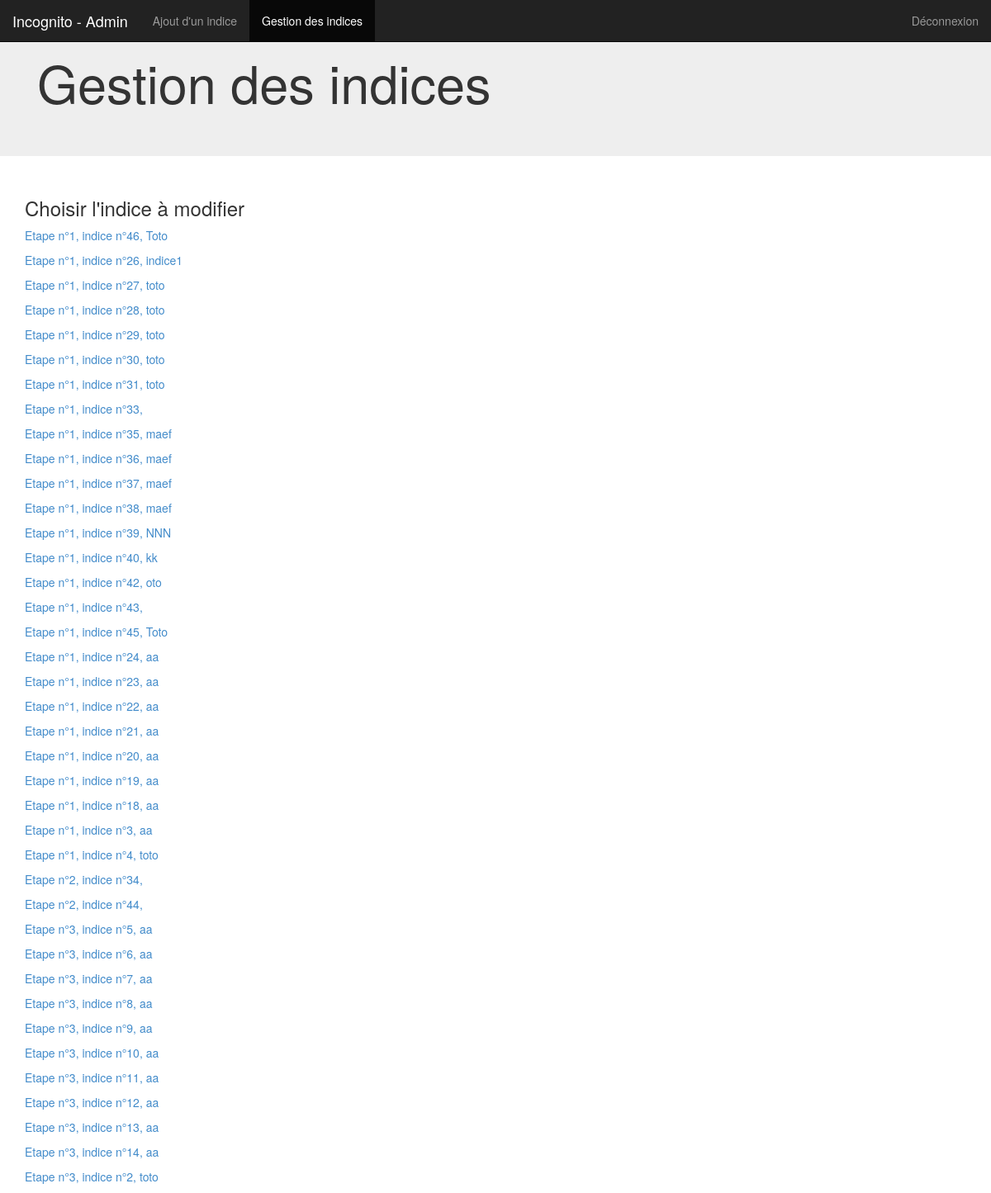
Screenshot of /admin/indices-gestion.php with the database file from the repository.
### tables this page shows
CREATE TABLE IF NOT EXISTS `indice` (
  `Id_I` int(5) NOT NULL AUTO_INCREMENT,
  `Type` varchar(50) NOT NULL,
  `Titre` varchar(255) NOT NULL,
  `Description` text NOT NULL,
  `Photo` varchar(255) NOT NULL,
  `Date` date NOT NULL,
  `Url` varchar(255) NOT NULL,
  `Lat` float NOT NULL,
  `Long` float NOT NULL,
  `Id_E` int(5) NOT NULL,
  PRIMARY KEY (`Id_I`),
  KEY `Id_E` (`Id_E`)
);

### admin/indices-gestion.php (the view, shortened to what this page needs)
<?php
  require_once("../datas/parametres.php");
?>
<!DOCTYPE html>
<html lang="fr">
  <head>
    <link href="css/bootstrap.css" rel="stylesheet">
  </head>
  <body>
    <nav class="navbar navbar-default navbar-fixed-top navbar-inverse" role="navigation">
        <div class="navbar-header">
           <a class="navbar-brand" href="index.php">Incognito - Admin</a>
        </div>
        <div class="collapse navbar-collapse" id="bs-example-navbar-collapse-1">
          <ul class="nav navbar-nav">
            <li>
              <a href="indices-gestion-ajout.php">Ajout d'un indice</a>
            </li>
            <li class="active">
              <a href="#">Gestion des indices</a>
            </li>
          </ul>
          <ul class="nav navbar-nav navbar-right">
            <li>
              <a href="utils/deconnexion.php">Déconnexion</a>
            </li>
          </ul>
        </div>
      </nav>
    <div class="jumbotron">
      <div class="container">
        <h1>Gestion des indices</h1>
      </div>
    </div>
    <div class="container">
      <div class="row">
        <div class="col-md-12">
          <h3>Choisir l'indice à modifier</h3>
          <?php
            $req0 = $PDO->query('SELECT Id_I, Titre, Id_E  FROM `indice` ORDER BY `Id_E` ASC');
            foreach ($req0 as $donnees) {
              echo"<p><a href='indices-gestion-modif.php?indice=".$donnees["Id_I"]."'>Etape n°".$donnees["Id_E"].", indice n°".$donnees["Id_I"].", ".$donnees["Titre"]."</a></p>";
            }
          ?>
        </div>
      </div>
    </div>
  </body>
</html>

### rows the page displays
indice: Id_E "1", Id_I "46", Titre "Toto"
indice: Id_E "1", Id_I "26", Titre "indice1"
indice: Id_E "1", Id_I "27", Titre "toto"
indice: Id_E "1", Id_I "28", Titre "toto"
indice: Id_E "1", Id_I "29", Titre "toto"
indice: Id_E "1", Id_I "30", Titre "toto"
indice: Id_E "1", Id_I "31", Titre "toto"
indice: Id_E "1", Id_I "33"
indice: Id_E "1", Id_I "35", Titre "maef"
indice: Id_E "1", Id_I "36", Titre "maef"
indice: Id_E "1", Id_I "37", Titre "maef"
indice: Id_E "1", Id_I "38", Titre "maef"
indice: Id_E "1", Id_I "39", Titre "NNN"
indice: Id_E "1", Id_I "40", Titre "kk"
indice: Id_E "1", Id_I "42", Titre "oto"
indice: Id_E "1", Id_I "43"
indice: Id_E "1", Id_I "45", Titre "Toto"
indice: Id_E "1", Id_I "24", Titre "aa"
indice: Id_E "1", Id_I "23", Titre "aa"
indice: Id_E "1", Id_I "22", Titre "aa"
indice: Id_E "1", Id_I "21", Titre "aa"
indice: Id_E "1", Id_I "20", Titre "aa"
indice: Id_E "1", Id_I "19", Titre "aa"
indice: Id_E "1", Id_I "18", Titre "aa"
indice: Id_E "1", Id_I "3", Titre "aa"
indice: Id_E "1", Id_I "4", Titre "toto"
indice: Id_E "2", Id_I "34"
indice: Id_E "2", Id_I "44"
indice: Id_E "3", Id_I "5", Titre "aa"
indice: Id_E "3", Id_I "6", Titre "aa"
indice: Id_E "3", Id_I "7", Titre "aa"
indice: Id_E "3", Id_I "8", Titre "aa"
indice: Id_E "3", Id_I "9", Titre "aa"
indice: Id_E "3", Id_I "10", Titre "aa"
indice: Id_E "3", Id_I "11", Titre "aa"
indice: Id_E "3", Id_I "12", Titre "aa"
indice: Id_E "3", Id_I "13", Titre "aa"
indice: Id_E "3", Id_I "14", Titre "aa"
indice: Id_E "3", Id_I "2", Titre "toto"
